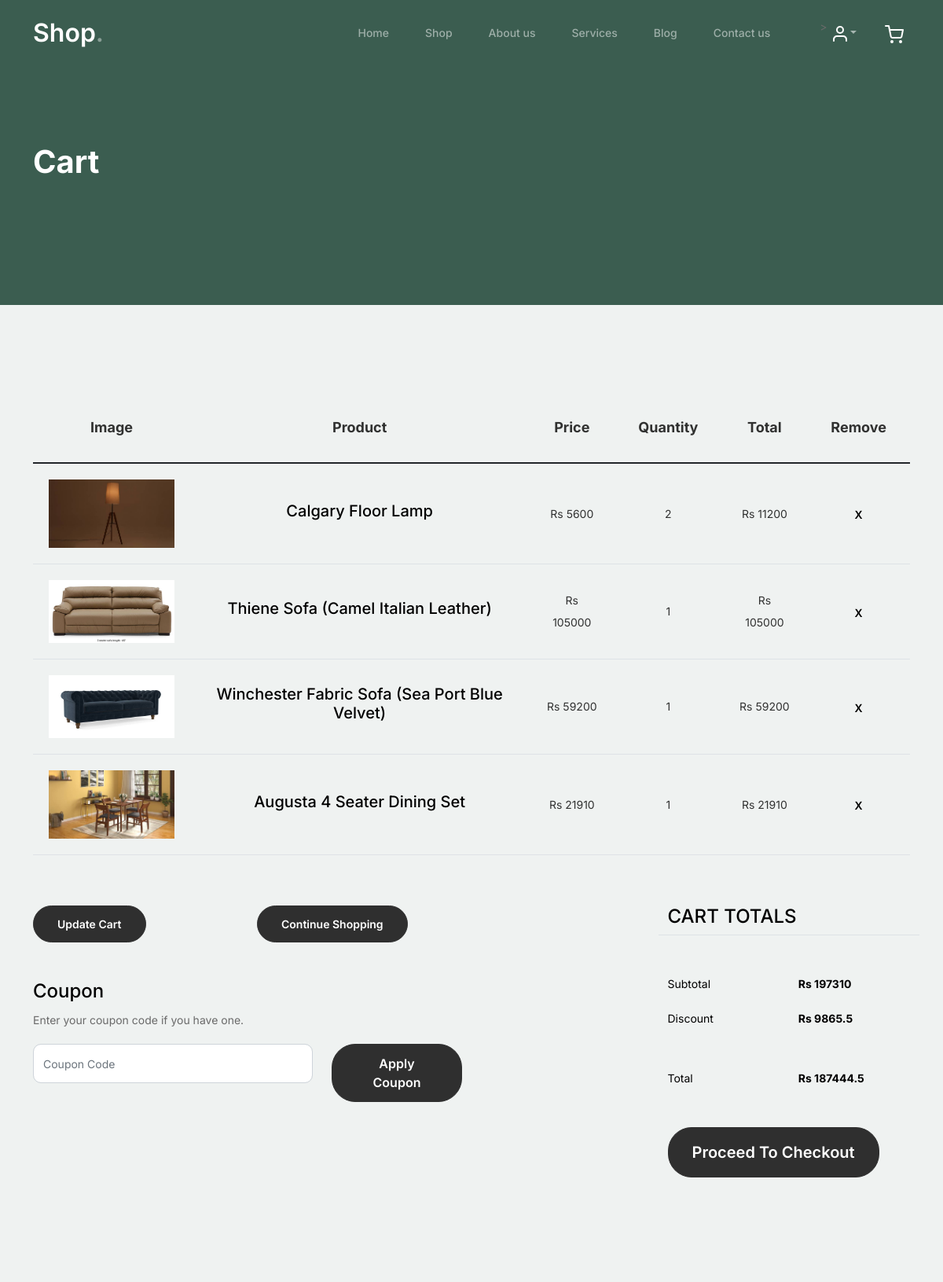
Before: /cart_page/ (signed in, upper part) with the older database file.
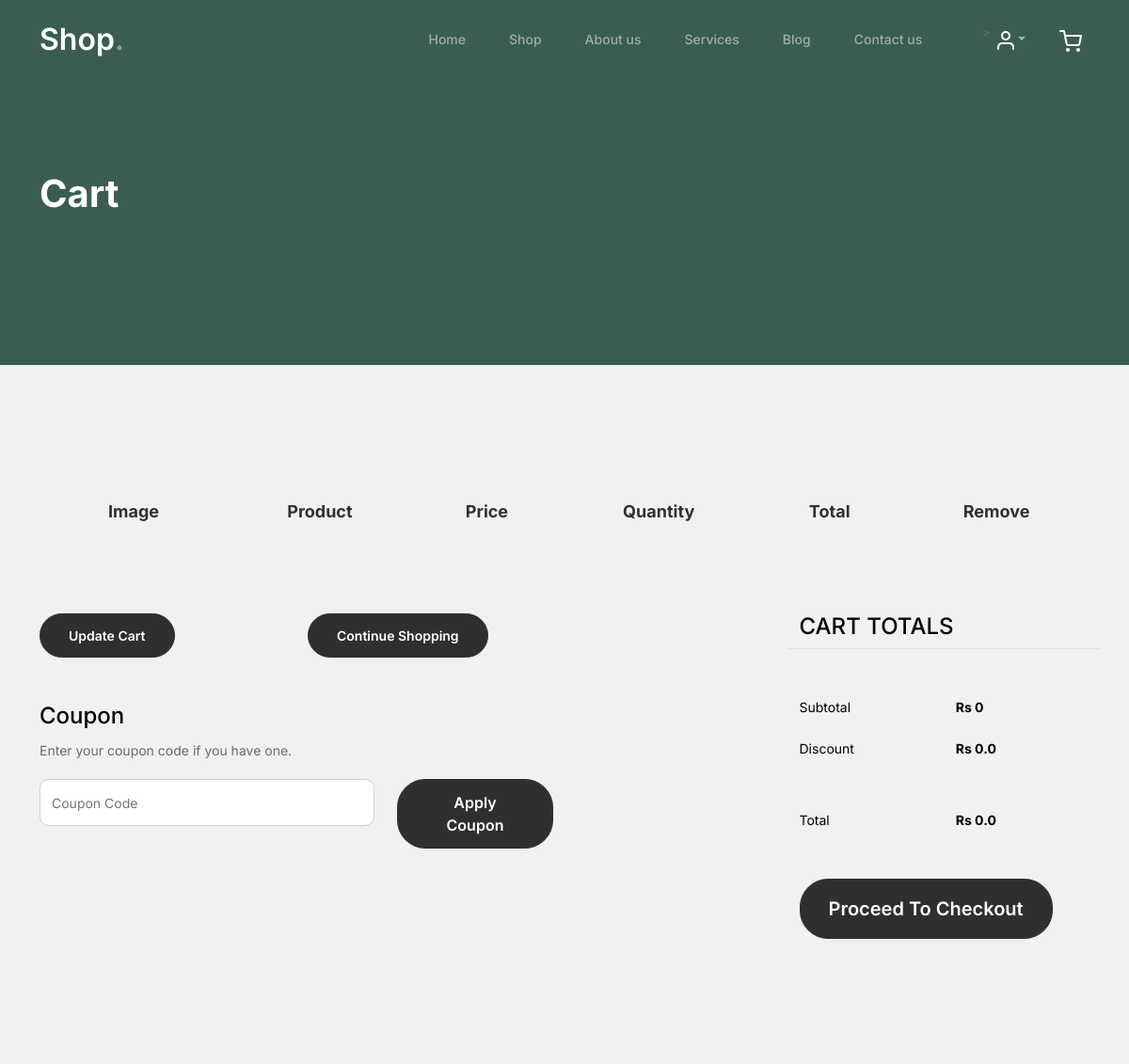
After: the same page with the newer database file.
### WebApp/models.py (models this page shows)
class CartDb(models.Model):
    Username = models.CharField(max_length=100, null=True, blank=True)
    ProductName = models.CharField(max_length=100, null=True, blank=True)
    Quantity = models.IntegerField(null=True, blank=True)
    Price = models.IntegerField(null=True, blank=True)
    TotalPrice = models.IntegerField(null=True, blank=True)
    Pro_Image = models.ImageField(upload_to="Cart Images", null=True, blank=True)

### WebApp/views.py (the view)
# urls.py: path('cart_page/', views.cart_page, name="cart_page"),
def cart_page(request):
    sub_total = 0
    Discount = 0
    total = 0
    data = CartDb.objects.filter(Username=request.session['username'])
    cart_count = CartDb.objects.filter(Username=request.session['username']).count()
    for i in data:
        sub_total += i.TotalPrice
    if sub_total > 100000:
        Discount = sub_total*(5/100)
    else:
        Discount = sub_total*(1/100)
    total = sub_total - Discount
    context = {
        'data': data,
        'sub_total': sub_total,
        'Discount': Discount,
        'total': total,
        'cart_count': cart_count
    }
    return render(request, "cart.html", context)

### WebApp/templates/cart.html (shortened to what the changed rows need)
<!doctype html>
{% load static %}
<html lang="en">
<head>
    <link href="{% static 'shopstyle/css/bootstrap.min.css' %}" rel="stylesheet">
    <link href="https://cdnjs.cloudflare.com/ajax/libs/font-awesome/6.0.0-beta3/css/all.min.css" rel="stylesheet">
    <link href="{% static 'shopstyle/css/tiny-slider.css' %}" rel="stylesheet">
    <link href="{% static 'shopstyle/css/style.css' %}" rel="stylesheet">
</head>
<body>
<div class="hero">
    <div class="container">
        <div class="row justify-content-between">
            <div class="col-lg-5">
                <div class="intro-excerpt">
                    <h1>Cart</h1>
                </div>
            </div>
        </div>
    </div>
</div>
<div class="untree_co-section before-footer-section">
    <div class="container">
        <div class="row mb-5">
            <form class="col-md-12" method="post">
                <div class="site-blocks-table">
                    <table class="table">
                        <thead>
                        <tr>
                            <th class="product-thumbnail">Image</th>
                            <th class="product-name">Product</th>
                            <th class="product-price">Price</th>
                            <th class="product-quantity">Quantity</th>
                            <th class="product-total">Total</th>
                            <th class="product-remove">Remove</th>
                        </tr>
                        </thead>
                        <tbody>
                        {% for d in data %}
                        <tr>
                            <td class="product-thumbnail">
                                <img src="{{d.Pro_Image.url}}" alt="Image" class="img-fluid">
                            </td>
                            <td class="product-name">
                                <h2 class="h5 text-black">{{d.ProductName}}</h2>
                            </td>
                            <td>Rs {{d.Price}}</td>
                            <td>{{d.Quantity}}</td>
                            <td>Rs {{d.TotalPrice}}</td>
                            <td><a href="{% url 'delete_cart_item' c_id=d.id %}" class="btn btn-black btn-sm">X</a></td>
                        </tr>
                        {% endfor %}
                        </tbody>
                    </table>
                </div>
            </form>
        </div>
        <div class="row">
            <div class="col-md-6 pl-5">
                <div class="row justify-content-end">
                    <div class="col-md-7">
                        <div class="row mb-3">
                            <div class="col-md-6 text-right">
                                <strong class="text-black">Rs {{sub_total}}</strong>
                            </div>
                        </div>
                        <div class="row mb-5">
                            <div class="col-md-6 text-right">
                                <strong class="text-black">Rs {{Discount}}</strong>
                            </div>
                        </div>
                        <div class="row mb-5">
                            <div class="col-md-6 text-right">
                                <strong class="text-black">Rs {{total}}</strong>
                            </div>
                        </div>
                    </div>
                </div>
            </div>
        </div>
    </div>
</div>
</body>
</html>

Changed rows visible on the page:
removed CartDb: Pro_Image (picture), ProductName "Calgary Floor Lamp", Price "5600", Quantity "2", TotalPrice "11200"
removed CartDb: Pro_Image (picture), ProductName "Thiene Sofa (Camel Italian Leather)", Price "105000", Quantity "1", TotalPrice "105000"
removed CartDb: Pro_Image (picture), ProductName "Winchester Fabric Sofa (Sea Port Blue Velvet)", Price "59200", Quantity "1", TotalPrice "59200"
removed CartDb: Pro_Image (picture), ProductName "Augusta 4 Seater Dining Set", Price "21910", Quantity "1", TotalPrice "21910"
Other visible differences:
{{ sub_total }}: "197310" → "0"
{{ Discount }}: "9865.5" → "0.0"
{{ total }}: "187444.5" → "0.0"
